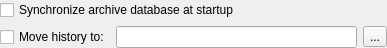
<?xml version="1.0" encoding="UTF-8"?>
<ui version="4.0">
 <class>FileArchiveOptionsClass</class>
 <widget class="QWidget" name="FileArchiveOptionsClass">
  <property name="geometry">
   <rect>
    <x>0</x>
    <y>0</y>
    <width>387</width>
    <height>45</height>
   </rect>
  </property>
  <layout class="QVBoxLayout" name="verticalLayout">
   <property name="margin">
    <number>0</number>
   </property>
   <item>
    <widget class="QCheckBox" name="chbDatabaseSync">
     <property name="text">
      <string>Synchronize archive database at startup</string>
     </property>
    </widget>
   </item>
   <item>
    <layout class="QHBoxLayout" name="horizontalLayout">
     <item>
      <widget class="QCheckBox" name="chbLocation">
       <property name="text">
        <string>Move history to:</string>
       </property>
      </widget>
     </item>
     <item>
      <widget class="QLineEdit" name="lneLocation">
       <property name="readOnly">
        <bool>true</bool>
       </property>
      </widget>
     </item>
     <item>
      <widget class="QToolButton" name="tlbLocation">
       <property name="text">
        <string notr="true">...</string>
       </property>
      </widget>
     </item>
    </layout>
   </item>
  </layout>
 </widget>
 <layoutdefault spacing="6" margin="11"/>
 <resources/>
 <connections/>
</ui>
